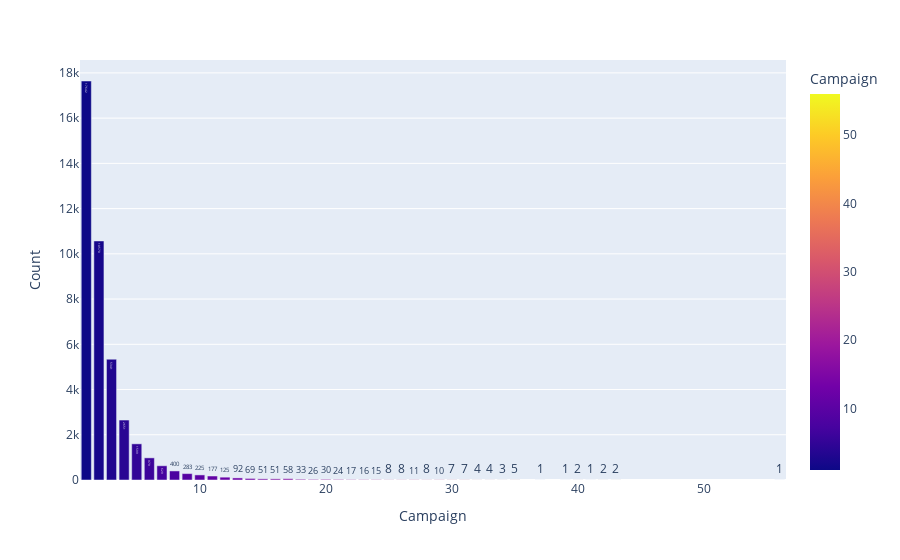

Notebook code for this chart:
### Code cell
vc = df['campaign'].value_counts().reset_index()
vc.columns = ['Campaign', 'Count']
fig = px.bar(vc, x='Campaign', y='Count', color='Campaign', text='Count')
fig.update_layout(
    title_x=0.5,
)

### Figure 1 — Plotly figure (JSON) as saved in the notebook; plotly's stock layout.template omitted (floating-point values rounded to 4 significant figures)
{"data": [{"alignmentgroup": "True", "hovertemplate": "Campaign=%{marker.color}<br>Count=%{text}<extra></extra>", "legendgroup": "", "marker": {"color": [1, 2, 3, 4, 5, 6, 7, 8, 9, 10, 11, 12, 13, 14, 17, 16, 15, 18, 20, 19, 21, 22, 23, 24, 27, 29, 28, 26, 25, 31, 30, 35, 32, 33, 34, 42, 40, 43, 56, 39, 41, 37], "coloraxis": "coloraxis", "pattern": {"shape": ""}}, "name": "", "offsetgroup": "", "orientation": "v", "showlegend": false, "text": [17642, 10570, 5341, 2651, 1599, 979, 629, 400, 283, 225, 177, 125, 92, 69, 58, 51, 51, 33, 30, 26, 24, 17, 16, 15, 11, 10, 8, 8, 8, 7, 7, 5, 4, 4, 3, 2, 2, 2, 1, 1, 1, 1], "textposition": "auto", "type": "bar", "x": [1, 2, 3, 4, 5, 6, 7, 8, 9, 10, 11, 12, 13, 14, 17, 16, 15, 18, 20, 19, 21, 22, 23, 24, 27, 29, 28, 26, 25, 31, 30, 35, 32, 33, 34, 42, 40, 43, 56, 39, 41, 37], "xaxis": "x", "y": [17642, 10570, 5341, 2651, 1599, 979, 629, 400, 283, 225, 177, 125, 92, 69, 58, 51, 51, 33, 30, 26, 24, 17, 16, 15, 11, 10, 8, 8, 8, 7, 7, 5, 4, 4, 3, 2, 2, 2, 1, 1, 1, 1], "yaxis": "y"}], "layout": {"barmode": "relative", "coloraxis": {"colorbar": {"title": {"text": "Campaign"}}, "colorscale": [[0, "#0d0887"], [0.1111, "#46039f"], [0.2222, "#7201a8"], [0.3333, "#9c179e"], [0.4444, "#bd3786"], [0.5556, "#d8576b"], [0.6667, "#ed7953"], [0.7778, "#fb9f3a"], [0.8889, "#fdca26"], [1, "#f0f921"]]}, "legend": {"tracegroupgap": 0}, "margin": {"t": 60}, "title": {"x": 0.5}, "xaxis": {"anchor": "y", "domain": [0, 1], "title": {"text": "Campaign"}}, "yaxis": {"anchor": "x", "domain": [0, 1], "title": {"text": "Count"}}}}
